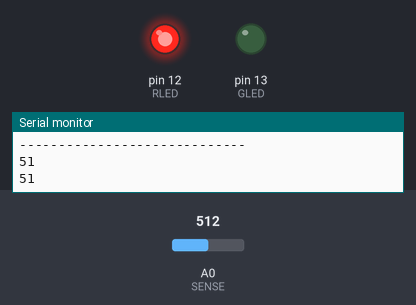
The sketch below on a simulated Arduino Uno, built with avr-gcc and run on an emulated ATmega328P. On the bench: output pins drawn as LEDs (lit = HIGH), the last lines printed to the serial monitor. The inputs (shaded band) are chosen by the test bench; at power-on: A0 (SENSE) = 512.

Above: at 1.8 s.
1.9 s: A0 (SENSE) set to 487
At 2.8 s:
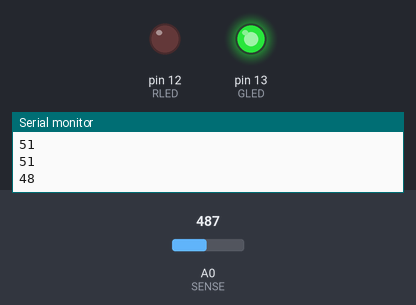
5.5 s: A0 (SENSE) set to 511
At 6.8 s:
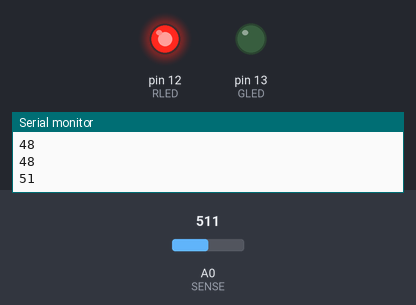
9.6 s: A0 (SENSE) set to 306
At 10.4 s:
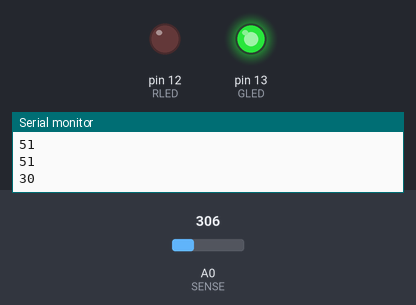
Timing chart, 0 to 12.6 s (numbered marks = the images above; inputs shaded):
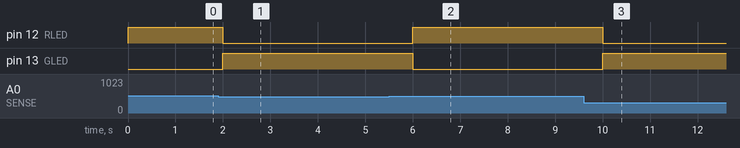

The sketch:

SoilHumidityExampleAnalog.ino
```cpp
int GLED= 13; // Wet Indicator at Digital PIN D13
int RLED= 12; // Dry Indicator at Digital PIN D12
int SENSE= 0; // Soil Sensor input at Analog PIN A0
int value= 0;
void setup() {
   Serial.begin(9600);
   pinMode(GLED, OUTPUT);
   pinMode(RLED, OUTPUT);
   Serial.println("SOIL MOISTURE SENSOR");
   Serial.println("-----------------------------");
}
void loop() {
   value= analogRead(SENSE);
   value= value/10;
   Serial.println(value);
   if(value<50)
   {
      digitalWrite(GLED, HIGH);
   }
   else
   {
      digitalWrite(RLED,HIGH);
   }
   delay(1000);
   digitalWrite(GLED,LOW);
   digitalWrite(RLED, LOW);
}
```

Measured:
- the behaviour switches between 500 and 499 on A0 (SENSE) (found by bisection; images 0 and 1)
- after the input at 1.9 s, pin 12 (RLED): HIGH → LOW after 0.10 s; pin 13 (GLED): LOW → HIGH after 0.10 s
- after the input at 5.5 s, pin 12 (RLED): LOW → HIGH after 0.50 s; pin 13 (GLED): HIGH → LOW after 0.50 s
- after the input at 9.6 s, pin 12 (RLED): HIGH → LOW after 0.40 s; pin 13 (GLED): LOW → HIGH after 0.40 s
